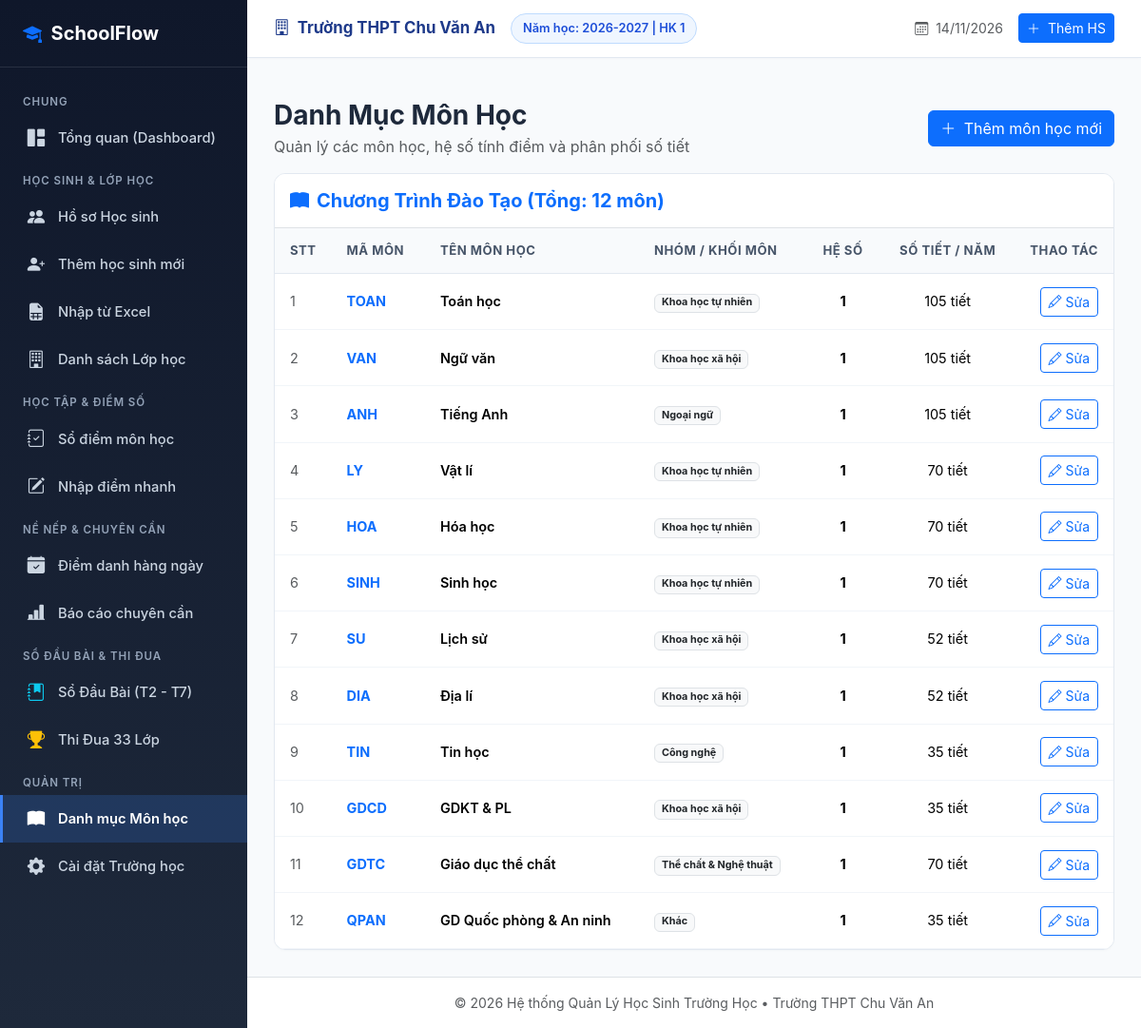
Page /subjects on the committed database.
### tables this page shows
CREATE TABLE settings (
        key TEXT PRIMARY KEY,
        value TEXT
    );

CREATE TABLE academic_years (
        id INTEGER PRIMARY KEY AUTOINCREMENT,
        name TEXT NOT NULL UNIQUE,
        is_active INTEGER DEFAULT 0
    );

CREATE TABLE subjects (
        id INTEGER PRIMARY KEY AUTOINCREMENT,
        code TEXT NOT NULL UNIQUE,
        name TEXT NOT NULL,
        category TEXT DEFAULT 'Tự nhiên',
        coefficient INTEGER DEFAULT 1,
        periods INTEGER DEFAULT 70
    );

### app.py (the view, shortened to what this page needs)
@app.route('/subjects', methods=['GET', 'POST'])
def subject_list():
    conn = get_db()
    cursor = conn.cursor()
    cursor.execute("SELECT * FROM subjects ORDER BY id ASC")
    subjects = cursor.fetchall()
    conn.close()
    return render_template('subjects/index.html', subjects=subjects)

### app.py (called while the page is built)
@app.template_filter('format_date')
def format_date_filter(value):
    if not value:
        return '---'
    try:
        if isinstance(value, str):
            dt = datetime.strptime(value.split(' ')[0], '%Y-%m-%d')
            return dt.strftime('%d/%m/%Y')
        return value.strftime('%d/%m/%Y')
    except Exception:
        return value

@app.context_processor
def inject_global_data():
    conn = get_db()
    cursor = conn.cursor()
    cursor.execute("SELECT key, value FROM settings")
    settings_dict = {row['key']: row['value'] for row in cursor.fetchall()}
    cursor.execute("SELECT id, name FROM academic_years WHERE is_active = 1")
    curr_year = cursor.fetchone()
    cursor.execute("SELECT id, name, grade_level FROM classes ORDER BY grade_level ASC, LENGTH(name) ASC, name ASC")
    all_classes = cursor.fetchall()
    conn.close()
    return {
        'settings': settings_dict,
        'current_year': curr_year,
        'all_nav_classes': all_classes,
        'today_date': date.today().isoformat()
    }

### database.py (called while the page is built)
def get_db():
    conn = sqlite3.connect(DB_PATH)
    conn.row_factory = sqlite3.Row
    conn.execute("PRAGMA foreign_keys = ON")
    return conn

### templates/subjects/index.html (shortened to what this page needs)
{% extends 'base.html' %}
{% block content %}
<div class="d-flex justify-content-between align-items-center mb-3">
    <div>
        <h3 class="fw-bold mb-1">Danh Mục Môn Học</h3>
        <p class="text-muted mb-0">Quản lý các môn học, hệ số tính điểm và phân phối số tiết</p>
    </div>
    <button type="button" class="btn btn-primary" data-bs-toggle="modal" data-bs-target="#newSubjectModal">
        <i class="bi bi-plus-lg me-1"></i> Thêm môn học mới
    </button>
</div>
<div class="card-table">
    <div class="p-3 d-flex justify-content-between align-items-center border-bottom bg-white">
        <h5 class="fw-bold mb-0 text-primary">
            <i class="bi bi-book-fill me-2"></i>Chương Trình Đào Tạo (Tổng: {{ subjects | length }} môn)
        </h5>
    </div>
    <div class="table-responsive">
        <table class="table align-middle">
            <thead>
                <tr>
                    <th style="width: 50px;">STT</th>
                    <th>Mã môn</th>
                    <th>Tên môn học</th>
                    <th>Nhóm / Khối môn</th>
                    <th class="text-center">Hệ số</th>
                    <th class="text-center">Số tiết / Năm</th>
                    <th class="text-end" style="width: 100px;">Thao tác</th>
                </tr>
            </thead>
            <tbody>
                {% for s in subjects %}
                <tr>
                    <td class="text-muted">{{ loop.index }}</td>
                    <td class="fw-bold text-primary">{{ s.code }}</td>
                    <td class="fw-semibold">{{ s.name }}</td>
                    <td>
                        <span class="badge bg-light text-dark border">{{ s.category }}</span>
                    </td>
                    <td class="text-center fw-bold">{{ s.coefficient }}</td>
                    <td class="text-center">{{ s.periods }} tiết</td>
                    <td class="text-end">
                        <button type="button" class="btn btn-sm btn-outline-primary" data-bs-toggle="modal" data-bs-target="#editSubModal{{ s.id }}">
                            <i class="bi bi-pencil"></i> Sửa
                        </button>
                    </td>
                </tr>
                {% endfor %}
            </tbody>
        </table>
    </div>
</div>
{% endblock %}

### templates/base.html (shortened to what this page needs)
<!DOCTYPE html>
<html lang="vi">
<head>
    <link href="https://cdn.jsdelivr.net/npm/bootstrap@5.3.3/dist/css/bootstrap.min.css" rel="stylesheet">
    <link rel="stylesheet" href="https://cdn.jsdelivr.net/npm/bootstrap-icons@1.11.3/font/bootstrap-icons.min.css">
    <link rel="stylesheet" href="{{ url_for('static', filename='css/style.css') }}">
</head>
<body>
<div class="app-wrapper">
    <aside class="app-sidebar">
        <div class="sidebar-header">
            <a href="{{ url_for('dashboard') }}" class="sidebar-brand">
                <i class="bi bi-mortarboard-fill text-primary"></i>
                <span>SchoolFlow</span>
            </a>
        </div>
        <ul class="sidebar-menu">
            <li class="menu-category">Chung</li>
            <li class="menu-item {% if request.endpoint == 'dashboard' %}active{% endif %}">
                <a href="{{ url_for('dashboard') }}">
                    <i class="bi bi-grid-1x2-fill"></i>
                    <span>Tổng quan (Dashboard)</span>
                </a>
            </li>
            <li class="menu-category">Học Sinh & Lớp Học</li>
            <li class="menu-item {% if request.endpoint in ['student_list', 'student_detail', 'student_edit'] %}active{% endif %}">
                <a href="{{ url_for('student_list') }}">
                    <i class="bi bi-people-fill"></i>
                    <span>Hồ sơ Học sinh</span>
                </a>
            </li>
            <li class="menu-item {% if request.endpoint == 'student_create' %}active{% endif %}">
                <a href="{{ url_for('student_create') }}">
                    <i class="bi bi-person-plus-fill"></i>
                    <span>Thêm học sinh mới</span>
                </a>
            </li>
            <li class="menu-item {% if request.endpoint == 'student_import' %}active{% endif %}">
                <a href="{{ url_for('student_import') }}">
                    <i class="bi bi-file-earmark-spreadsheet-fill"></i>
                    <span>Nhập từ Excel</span>
                </a>
            </li>
            <li class="menu-item {% if request.endpoint in ['classroom_list', 'classroom_detail'] %}active{% endif %}">
                <a href="{{ url_for('classroom_list') }}">
                    <i class="bi bi-building"></i>
                    <span>Danh sách Lớp học</span>
                </a>
            </li>
            <li class="menu-category">Học Tập & Điểm Số</li>
            <li class="menu-item {% if request.endpoint == 'grade_list' %}active{% endif %}">
                <a href="{{ url_for('grade_list') }}">
                    <i class="bi bi-journal-check"></i>
                    <span>Sổ điểm môn học</span>
                </a>
            </li>
            <li class="menu-item {% if request.endpoint == 'grade_input' %}active{% endif %}">
                <a href="{{ url_for('grade_input') }}">
                    <i class="bi bi-pencil-square"></i>
                    <span>Nhập điểm nhanh</span>
                </a>
            </li>
            <li class="menu-category">Nề Nếp & Chuyên Cần</li>
            <li class="menu-item {% if request.endpoint == 'attendance_index' %}active{% endif %}">
                <a href="{{ url_for('attendance_index') }}">
                    <i class="bi bi-calendar-check-fill"></i>
                    <span>Điểm danh hàng ngày</span>
                </a>
            </li>
            <li class="menu-item {% if request.endpoint == 'attendance_report' %}active{% endif %}">
                <a href="{{ url_for('attendance_report') }}">
                    <i class="bi bi-bar-chart-line-fill"></i>
                    <span>Báo cáo chuyên cần</span>
                </a>
            </li>
            <li class="menu-category">Sổ Đầu Bài & Thi Đua</li>
            <li class="menu-item {% if request.endpoint in ['class_diary_index', 'class_diary_input'] %}active{% endif %}">
                <a href="{{ url_for('class_diary_index') }}">
                    <i class="bi bi-journal-bookmark-fill text-info"></i>
                    <span>Sổ Đầu Bài (T2 - T7)</span>
                </a>
            </li>
            <li class="menu-item {% if request.endpoint == 'class_diary_ranking' %}active{% endif %}">
                <a href="{{ url_for('class_diary_ranking') }}">
                    <i class="bi bi-trophy-fill text-warning"></i>
                    <span>Thi Đua 33 Lớp</span>
                </a>
            </li>
            <li class="menu-category">Quản Trị</li>
            <li class="menu-item {% if request.endpoint == 'subject_list' %}active{% endif %}">
                <a href="{{ url_for('subject_list') }}">
                    <i class="bi bi-book-fill"></i>
                    <span>Danh mục Môn học</span>
                </a>
            </li>
            <li class="menu-item {% if request.endpoint == 'settings_page' %}active{% endif %}">
                <a href="{{ url_for('settings_page') }}">
                    <i class="bi bi-gear-fill"></i>
                    <span>Cài đặt Trường học</span>
                </a>
            </li>
        </ul>
    </aside>
    <div class="app-main">
        <header class="app-topbar">
            <div class="school-meta">
                <span class="school-name">
                    <i class="bi bi-building me-1"></i> {{ settings.get('school_name', 'Trường THPT') }}
                </span>
                <span class="badge-academic-year">
                    Năm học: {{ current_year.name if current_year else settings.get('current_academic_year', '2026-2027') }} | HK {{ settings.get('current_semester', '1') }}
                </span>
            </div>
            <div class="d-flex align-items-center gap-3">
                <span class="text-muted small">
                    <i class="bi bi-calendar3 me-1"></i> {{ today_date | format_date }}
                </span>
                <a href="{{ url_for('student_create') }}" class="btn btn-sm btn-primary">
                    <i class="bi bi-plus-lg me-1"></i> Thêm HS
                </a>
            </div>
        </header>
        <div class="container-fluid px-4 pt-3 no-print">
        </div>
        <main class="app-content">
            {% block content %}{% endblock %}
        </main>
        <footer class="text-center py-3 text-muted small border-top bg-white no-print">
            <span>&copy; 2026 Hệ thống Quản Lý Học Sinh Trường Học &bull; {{ settings.get('school_name', '') }}</span>
        </footer>
    </div>
</div>
</body>
</html>

### static/css/style.css (style rules this page uses)
:root { --primary-color: #1e3a8a; --primary-light: #3b82f6; --primary-dark: #172554; --secondary-color: #0f766e; --sidebar-width: 260px; --bg-main: #f8fafc; --card-bg: #ffffff; --text-primary: #1e293b; --text-muted: #64748b; }
body { font-family: -apple-system, BlinkMacSystemFont, "Segoe UI", Roboto, "Helvetica Neue", Arial, sans-serif; background-color: var(--bg-main); color: var(--text-primary); min-height: 100vh; }
.app-wrapper { display: flex; min-height: 100vh; }
.app-sidebar { width: var(--sidebar-width); background: linear-gradient(180deg, #0f172a 0%, #1e293b 100%); color: #e2e8f0; flex-shrink: 0; transition: all 0.3s ease; z-index: 1000; }
.sidebar-header { padding: 1.25rem 1.5rem; border-bottom: 1px solid rgba(255, 255, 255, 0.1); }
.sidebar-brand { font-size: 1.25rem; font-weight: 700; color: #ffffff; text-decoration: none; display: flex; align-items: center; gap: 0.6rem; }
.sidebar-menu { list-style: none; padding: 1rem 0; margin: 0; }
.menu-category { font-size: 0.72rem; text-transform: uppercase; letter-spacing: 0.08em; color: #94a3b8; padding: 0.75rem 1.5rem 0.25rem; font-weight: 600; }
.menu-item a { display: flex; align-items: center; gap: 0.75rem; padding: 0.7rem 1.5rem; color: #cbd5e1; text-decoration: none; font-size: 0.92rem; font-weight: 500; transition: all 0.2s ease; border-left: 3px solid transparent; }
.menu-item.active a { color: #ffffff; background: rgba(59, 130, 246, 0.2); border-left-color: #3b82f6; font-weight: 600; }
.menu-item i { font-size: 1.15rem; width: 22px; text-align: center; }
.app-main { flex-grow: 1; display: flex; flex-direction: column; min-width: 0; }
.app-topbar { background: #ffffff; border-bottom: 1px solid #e2e8f0; padding: 0.85rem 1.75rem; display: flex; align-items: center; justify-content: space-between; box-shadow: 0 1px 3px rgba(0, 0, 0, 0.02); }
.school-meta { display: flex; align-items: center; gap: 1rem; }
.school-name { font-weight: 700; color: var(--primary-color); font-size: 1.05rem; }
.badge-academic-year { background-color: #eff6ff; color: #1d4ed8; font-size: 0.8rem; font-weight: 600; padding: 0.35rem 0.75rem; border-radius: 9999px; border: 1px solid #bfdbfe; }
.app-content { padding: 1.75rem; flex-grow: 1; }
.card-table { background: #ffffff; border-radius: 12px; border: 1px solid #e2e8f0; overflow: hidden; box-shadow: 0 1px 3px rgba(0,0,0,0.02); }
.card-table .table { margin-bottom: 0; }
.card-table .table th { background-color: #f8fafc; font-size: 0.82rem; text-transform: uppercase; font-weight: 700; color: #475569; letter-spacing: 0.04em; border-bottom: 1px solid #e2e8f0; padding: 0.85rem 1rem; white-space: nowrap; }
.card-table .table td { padding: 0.85rem 1rem; vertical-align: middle; font-size: 0.9rem; border-bottom: 1px solid #f1f5f9; }

### rows in the picture
settings: get "Trường THPT Chu Văn An"
academic_years: name "2026-2027"
subjects: code "TOAN", name "Toán học", category "Khoa học tự nhiên", coefficient "1", periods "105"
subjects: code "VAN", name "Ngữ văn", category "Khoa học xã hội", coefficient "1", periods "105"
subjects: code "ANH", name "Tiếng Anh", category "Ngoại ngữ", coefficient "1", periods "105"
subjects: code "LY", name "Vật lí", category "Khoa học tự nhiên", coefficient "1", periods "70"
subjects: code "HOA", name "Hóa học", category "Khoa học tự nhiên", coefficient "1", periods "70"
subjects: code "SINH", name "Sinh học", category "Khoa học tự nhiên", coefficient "1", periods "70"
subjects: code "SU", name "Lịch sử", category "Khoa học xã hội", coefficient "1", periods "52"
subjects: code "DIA", name "Địa lí", category "Khoa học xã hội", coefficient "1", periods "52"
subjects: code "TIN", name "Tin học", category "Công nghệ", coefficient "1", periods "35"
subjects: code "GDCD", name "GDKT & PL", category "Khoa học xã hội", coefficient "1", periods "35"
subjects: code "GDTC", name "Giáo dục thể chất", category "Thể chất & Nghệ thuật", coefficient "1", periods "70"
subjects: code "QPAN", name "GD Quốc phòng & An ninh", category "Khác", coefficient "1", periods "35"

### other values in the picture
{{ settings.get('current_semester', '1') }} "1"
{{ subjects | length }} "12"
